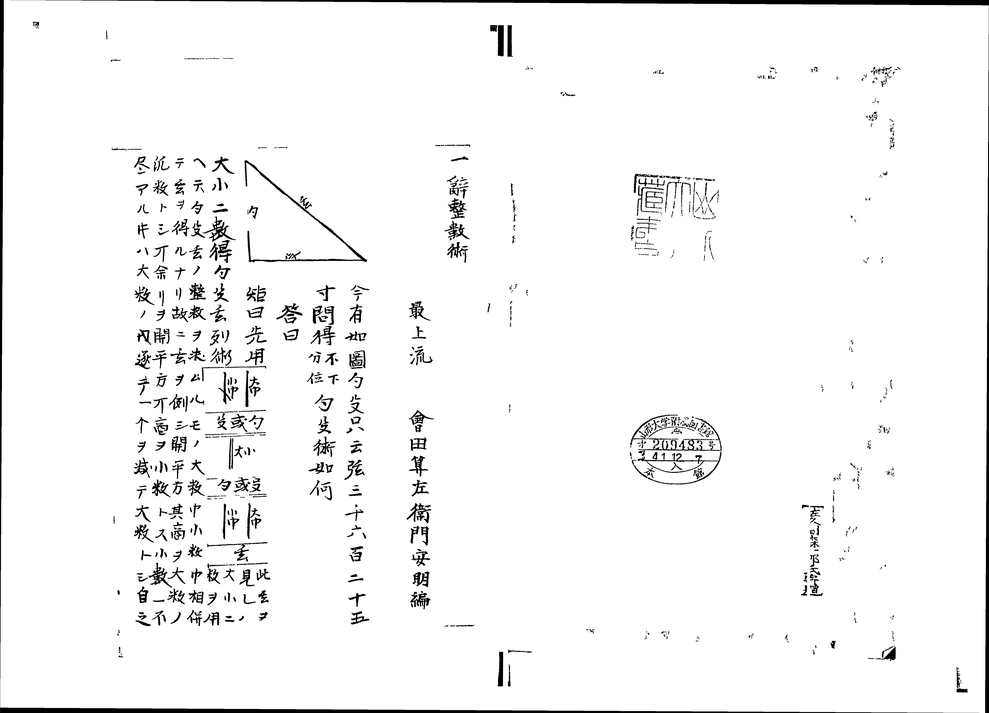
#> input picture data/COsakuma-0001_Pаgina_01_Imagen_0001.tif, 989 x 713 px, shrunk from 5128 x 3698 before the run
$ python degree1.py '../data/COsakuma-0001_Pаgina_01_Imagen_0001.tif' 5 5 5 5
#> lines starting #> are read from the running program, lines starting #| are printed output that depends on the picture; after the words box and inside, x2 and y2 are one past the last pixel; in counts of white or black regions, pixels touching at a corner belong together
#!/usr/bin/env python3
# -*- coding: utf-8 -*-
"""
Created on Tue Sep 11 11:04:20 2018

@author: omusubi
"""

# python degree1.py img_path 30 40 1000 15
import cv2
import sys
import numpy as np
import math
from itertools import groupby
from operator import itemgetter
from matplotlib import pyplot as plt
from scipy import ndimage


def separate(listOfLines,maxGapToLinkLines):
    returnList=[[]]
    currentReturnElement=0
    previousList=[]

    #Put the first element in the first list of previous elements
    previousX1=listOfLines[0][0]
    previousY1=listOfLines[0][1]
    previousX2=listOfLines[0][2]
    previousY2=listOfLines[0][3]
    previousList.append( (previousX1, previousY1, previousX2, previousY2) )

    for i in range(1,len(listOfLines)):
        x=listOfLines[i]
        currentX1=x[0]
        currentY1=x[1]
        currentX2=x[2]
        currentY2=x[3]
        if (abs(previousY2-currentY1)>maxGapToLinkLines):
            # Gap is too big
            returnList[currentReturnElement].extend(previousList)
            currentReturnElement+=1
            returnList.append([])
            previousList=[(currentX1, currentY1, currentX2, currentY2)]
        else:
            # gap is NOT too big
            previousList.append( (currentX1, currentY1, currentX2, currentY2) )

        previousX1=currentX1
        previousY1=currentY1
        previousX2=currentX2
        previousY2=currentY2

    returnList[currentReturnElement].extend(previousList)
    return returnList


def summarize(listOfLines):

    x1=listOfLines[0][0]
    y1=listOfLines[0][1]
    x2=listOfLines[0][2]
    y2=listOfLines[0][3]
    for x in listOfLines:
        #do something
        #x1 is min x
        if (x[0]<x1):
            x1=x[0]
        elif (x[2]<x1):
            x1=x[2]
        #x2 is max x
        if (x[0]>x2):
            x2=x[0]
        elif (x[2]>x2):
            x2=x[2]
        #y1 is min y
        if (x[1]<y1):
            y1=x[1]
        elif (x[3]<y1):
            y1=x[3]
        #y2 is max y
        if (x[1]>y2):
            y2=x[1]
        elif (x[3]>y2):
            y2=x[3]

    return [(x1,y1,x2,y2)]


def degree(list, img):
    sum_arg = 0
    count = 0
    for x in range(0, len(list)):
        for x1,y1,x2,y2 in list[x]:
            if math.atan2((y2-y1), (x2-x1))>0:
                arg=math.degrees(math.pi/2-math.atan2((y2-y1), (x2-x1)))
            else:
                arg=math.degrees(-1*math.pi/2-math.atan2((y2-y1), (x2-x1)))
            print(arg)
            HORIZONTAL=0
            DIFF=5 #許容誤差 -5 ~ +5を本来の縦線と考える
            if arg!=0 and arg>HORIZONTAL-DIFF and arg<HORIZONTAL+DIFF:
                sum_arg += arg
                count += 1

    if count==0:
        degree=HORIZONTAL
    else:
        degree=-1*((sum_arg/count)-HORIZONTAL)

    return degree


class newgroupby:
    # [k for k, g in groupby('AAAABBBCCDAABBB')] --> A B C D A B
    # [list(g) for k, g in groupby('AAAABBBCCD')] --> AAAA BBB CC D
    def __init__(self, iterable, key=None,margin=0):
        if key is None:
            key = lambda x: x
        self.keyfunc = key
        self.it = iter(iterable)
        self.tgtkey = self.currkey = self.currvalue = int()
        self.margin=margin
    def __iter__(self):
        return self
    def __next__(self):
        self.id = object()
        while math.fabs(int(self.currkey) - int(self.tgtkey))<= self.margin :
            self.currvalue = next(self.it)
            self.currkey = self.keyfunc(self.currvalue)
        self.tgtkey = self.currkey
        return (self.currkey, self._grouper(self.tgtkey, self.id))
    def _grouper(self, tgtkey, id):
        while self.id is id and math.fabs(int(self.currkey) - int(self.tgtkey))<= self.margin:
            yield self.currvalue
            try:
                self.currvalue = next(self.it)
            except StopIteration:
                return
            self.currkey = self.keyfunc(self.currvalue)

def main():
    img = cv2.imread(sys.argv[1])
#> img is the input picture: shape (713, 989, 3); min 0, max 255, mean 245.6
    gray = cv2.cvtColor(img,cv2.COLOR_BGR2GRAY)
    edges = cv2.Canny(gray,100,200,apertureSize = 3)
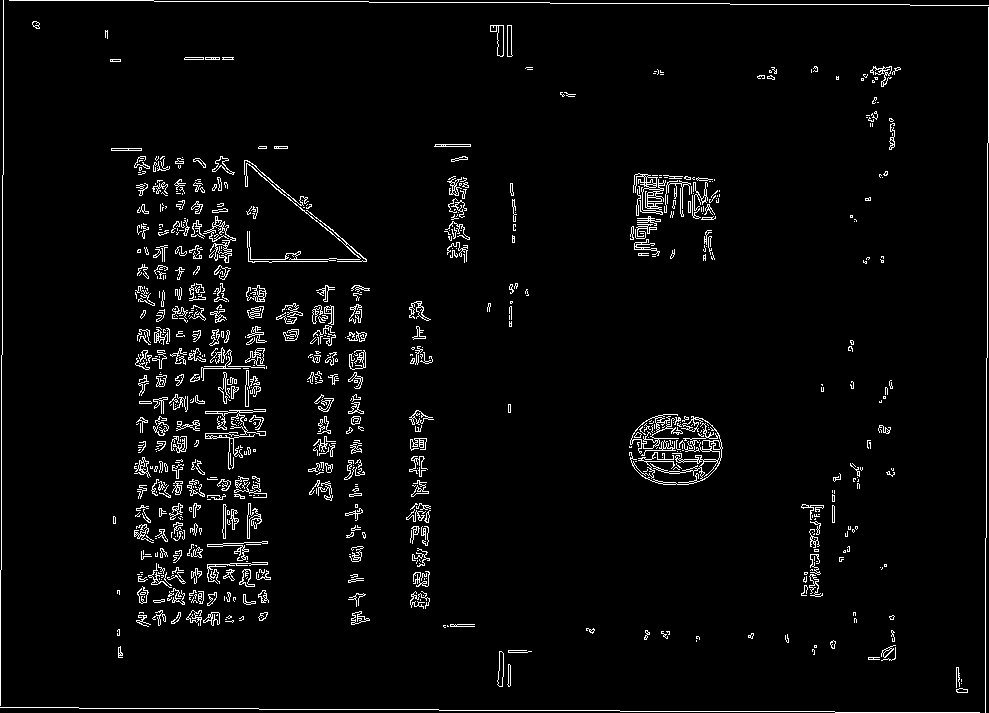
#> edges: shape (713, 989); 3.5% white in thin lines or dots


    minLineLength = int(sys.argv[2])
    maxLineGap = int(sys.argv[3])
    maxGapToLinkLines = int(sys.argv[4])
    verticalTol=int(sys.argv[5])


    lines = cv2.HoughLinesP(edges,1,np.pi/180,15,minLineLength,maxLineGap)
#> lines = 247 rows, first 6: [1, 569, 1, 355], [161, 400, 161, 413], [550, 3, 729, 3], [213, 625, 213, 620], [369, 2, 549, 2], [184, 447, 184, 438]
    lines2 = []
    for x in range(0, len(lines)):
        for x1,y1,x2,y2 in lines[x]:
            if (abs(x1-x2)<verticalTol) and (abs(y1-y2)>minLineLength) :
                lines2.append(lines[x])
            else:
                if (abs(x1-x2)<verticalTol):
                    print("("+str(x1)+","+str(y1)+") and ("+str(x2)+","+str(y2)+") line not vertical" )
                else:
                    print("("+str(x1)+","+str(y1)+") and ("+str(x2)+","+str(y2)+") line not long enough, "+str(minLineLength)+" is longer than "+str(abs(y1-y2)) )
#> this loop made 247 passes
#| (550,3) and (729,3) line not long enough, 5 is longer than 0
#| (213,625) and (213,620) line not vertical
#| (369,2) and (549,2) line not long enough, 5 is longer than 0
#| (154,1) and (368,1) line not long enough, 5 is longer than 0
#| (439,710) and (619,710) line not long enough, 5 is longer than 0
#| (359,254) and (366,260) line not long enough, 5 is longer than 6
#| (620,711) and (834,711) line not long enough, 5 is longer than 0
#| (197,395) and (197,400) line not vertical
#> (further printed lines are left out)
#> after the loop, lines2 = 115 items, first 6: [[1, 569, 1, 355]], [[161, 400, 161, 413]], [[184, 447, 184, 438]], [[987, 357, 987, 143]], [[3, 174, 3, 0]], [[181, 295, 181, 288]]
    print(lines2)

    #sorting by x1-coordinate
    print("NOW SORTING!!!!!!!!!!!!!!!!!!!!!! ")
    values = []
    for x in range(0, len(lines2)):
        for x1,y1,x2,y2 in lines2[x]:
            values.append((x1,y1,x2,y2))
#> this loop made 115 passes
#> after the loop, values = 115 items, first 6: (1, 569, 1, 355), (161, 400, 161, 413), (184, 447, 184, 438), (987, 357, 987, 143), (3, 174, 3, 0), (181, 295, 181, 288)

    dtype = [('x1', int),('x2', int),('y1', int),('y2', int)]
    a = np.array(values, dtype=dtype)
    sortedList=np.sort(a, order='x1')
    print(sortedList)


    #grouping by x1-coordinate
    print("NOW GROUPING!!!!!!!!!!!!!!!!!!!!!! ")
    groups = []
    for unique_key, group in newgroupby(sortedList, itemgetter(0), verticalTol):
#> in __init__, `self.tgtkey = self.currkey = self.currvalue = int()`: self.tgtkey = 0
#> in __init__, `self.margin=margin`: self.margin = 5
#> in __next__, `self.tgtkey = self.currkey`: self.tgtkey = 137
        groups.append(list(group))
#> this loop made 31 passes
#> after the loop, groups = 31 items
    print(groups)


    # clean up line groups according to maxGapToLinkLines
    print("NOW Clean UP!!!!!!!!!!!!!!!!!!!!!!!!!")
    cleanList=[]
    for x in groups:
        inList=separate(x,maxGapToLinkLines)
        for e in inList:
            cleanList.append(e)
#> this loop made 31 passes
#> inList on passes 14, 17: [[(232, 522, 232, 529)], [(233, 438, 233, 449)]], [[(255, 356, 255, 350)], [(256, 572, 256, 578)]]
#> after the loop, cleanList = 107 items
    print(cleanList)

    #summary best tuple from each tuple
    print("NOW SUMMARY!!!!!!!!!!!!!!!!!!!!!! ")
    summaryList=[]
    for x in cleanList:
        summaryList.append(summarize(x))
#> this loop made 107 passes
#> x on pass 7: [(144, 390, 144, 384), (146, 381, 146, 375)]
#> after the loop, summaryList = 107 items
    print(summaryList)


    #show line
    for x in range(0, len(summaryList)):
        for x1,y1,x2,y2 in summaryList[x]:
            cv2.line(img,(x1,y1),(x2,y2),(0,255,0),5)
#> this loop made 107 passes
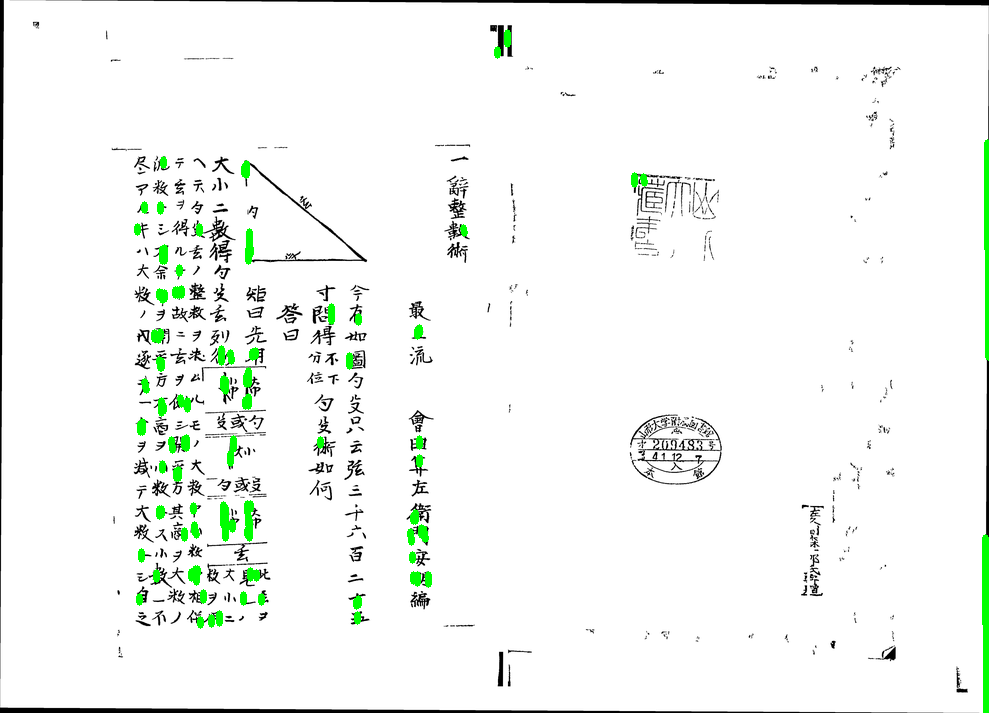
#> img: shape (713, 989, 3); 1.38% of pixels changed, all inside (x1, y1, x2, y2) = (134, 29, 989, 713)


    #degree correction
    rotate_degree = degree(summaryList, img)
#> the loop in degree, `for x in range(0, len(list)):` made 107 passes
#> after the loop in degree, `for x in range(0, len(list)):`: count = 3; sum_arg = 3.2
#> in degree, `degree=-1*((sum_arg/count)-HORIZONTAL)`: degree = -1.07
#> rotate_degree = -1.07
    print("Degree!!!!!!!!!!!!!!!!!!!!!")
    rotate_img = ndimage.rotate(img, rotate_degree)
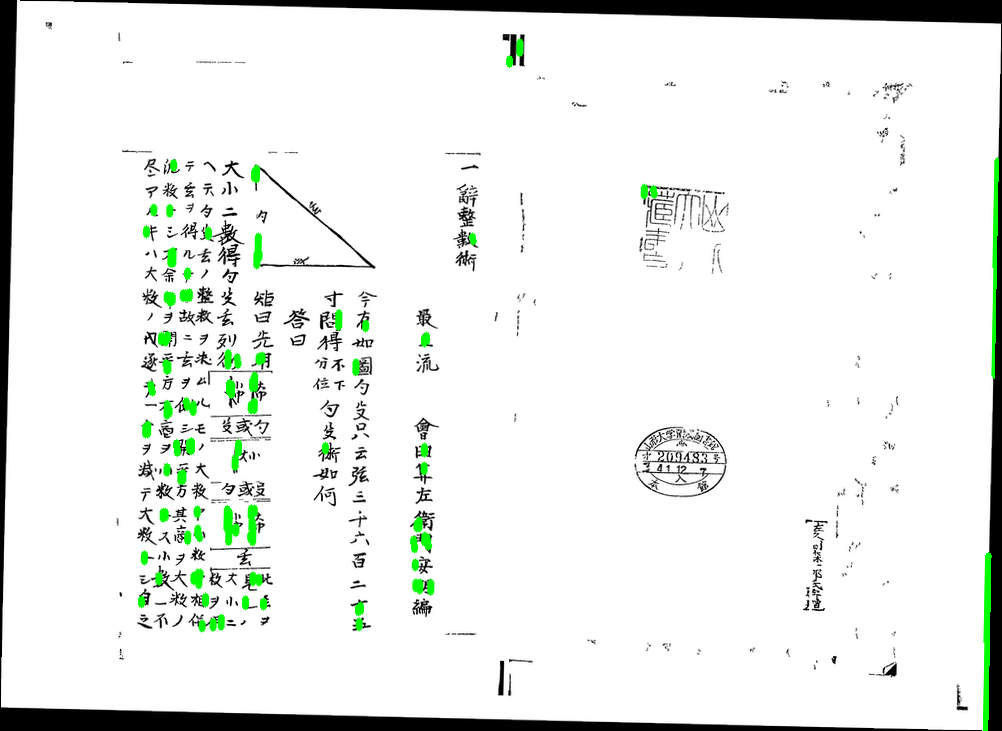
#> rotate_img: shape (731, 1002, 3); mean B, G, R 234, 237.3, 234


    cv2.imwrite("image-"+str(sys.argv[1])+"MinLine"+str(sys.argv[2])+"MaxGap"+str(sys.argv[3])+"maxGapToLinkLines"+str(sys.argv[4])+"verticalTol"+str(sys.argv[5])+".png",rotate_img)

if __name__ == '__main__':
    main()
